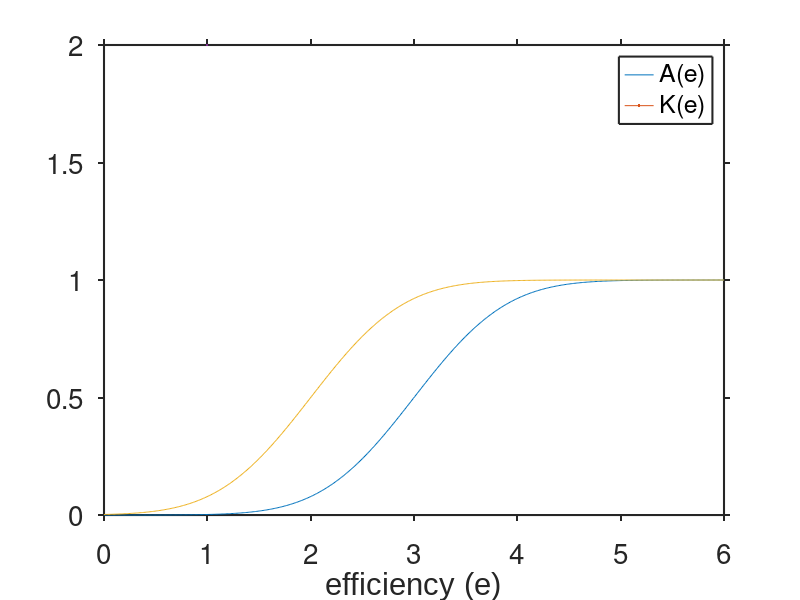
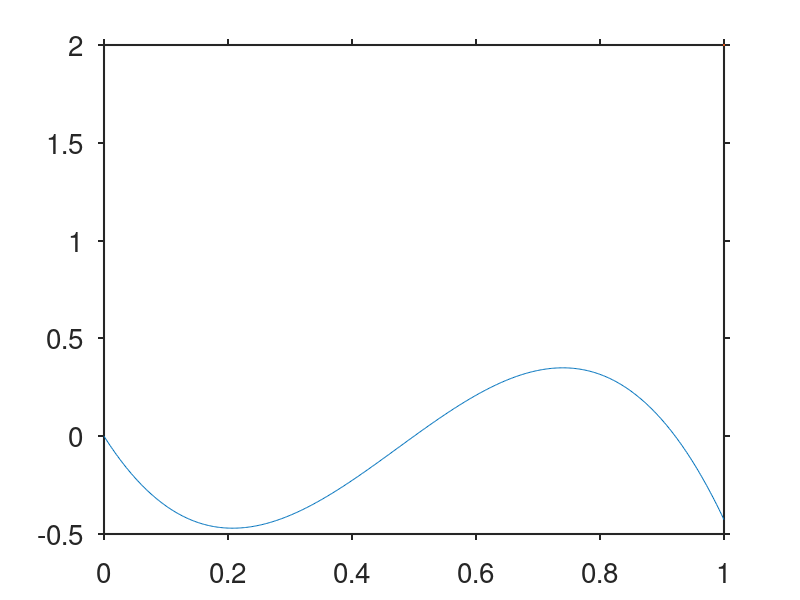

MATLAB code for these plots, in order: (Note: this script raises an error after producing the figures.)
%%Alice Henman%%
%%Chapter 3 Evolutionary Suicide%%
%%Classifying singular strategies%%

%%Default graphing layout from Dennis
set(0,'defaultTextFontName', 'Arial');
set(0,'defaultaxesfontsize', 20); % 25 for 1X3, 20 for 1X2 figures
%set(0,'defaultLegendInterpreter','latex');
set(0,'defaultAxesTickLabelInterpreter','none');
set(0,'defaulttextinterpreter','none');
set(0,'defaultAxesXGrid','off');
set(0,'defaultAxesYGrid','off');
set(0,'defaultAxesTickDir','out');
set(0,'defaultAxesLineWidth',1.5);

%% error function A and K
a=3;
b=2;
e=linspace(0,6,500);
figure;
plot(e,(erf(e-a)+1)/2,LineWidth=2);
hold on;
plot(e,(erf(e-b)+1)/2,LineWidth=2);
xlabel('efficiency (e)')
legend('A(e)','K(e)');

%% Allee Population model

r=5;
A = @(e) (erf(e-a)+1)/2;
K = @(e) (erf(e-b)+1)/2;
e=3;

Ndot = @(N,e) r*N.*(N/A(e)-1).*(1-N/K(e));

figure;
N=linspace(0,1,500);
plot(N,Ndot(N,e), LineWidth=2); %plots dN/dt by N
hold on;
xlabel('\textsf{Population Density} ($N$)',Interpreter='latex');
ylabel('$\frac{dN}{dt}$', Interpreter='latex',Rotation=0,FontSize=25);
yline(0);                       %x-axis
%adds A and K to x-axis
%xtickVals = unique([0 : 0.2 : 1, A(e),K(e)]);
%xtickLabs = compose('%.3g',xtickVals);
%xtickLabs(ismembertol(xtickVals,A(e))) = {'A'};
%xtickLabs(ismembertol(xtickVals,K(e))) = {'K'};
%set(gca,'xtick', xtickVals, 'xticklabel', xtickLabs, 'xlim', [min(xtickVals),max(xtickVals)])
A=xline(A(e),'r--','DisplayName', sprintf('A(e) = %.3f',A(e)));
K=xline(K(e),'r-.','DisplayName', sprintf('K(e) = %.3f',K(e)));
legend([A K],'Location','southwest')
%plot(0,0,'k.',K(e),0,'k.',MarkerSize=25);
%plot(A(e),0,'ko',MarkerSize=10,LineWidth=1.2);

%% Evolution of resident and mutant population in time

A = @(e) (erf(e-a)+1)/2;
K = @(e) (erf(e-b)+1)/2;

function Afun= Afun(e,a)
Afun = (erf(e-a)+1)/2;
end
function Kfun= Kfun(e,b)
Kfun = (erf(e-b)+1)/2;
end
x=4.5; % resident trait
y=x+0.1*rand; % mutant trait
N0=Kfun(x,b);
tspan = [0 5000000];

%ODEs for time evolution of population
function Xdot = Xdot(N,M,x,r,a,b)
    Xdot = r*N.*((N+M)/Afun(x,a)-1).*(1-(N+M)/Kfun(x,b));
end

function Ydot = Ydot(N,M,y,r,a,b)
    Ydot = r*M.*((N+M)/Afun(y,a)-1).*(1-(N+M)/Kfun(y,b));
end

function ddt = odefcn(n,x,y,r,a,b)
N = n(1);
M = n(2);
ddt = zeros(2,1); % Initialize the derivative vector
    ddt(1) = Xdot(N,M,x,r,a,b); % resident population
    ddt(2) = Ydot(N,M,y,r,a,b); % mutant population density
end
n0 = [N0,0.01]; %initial values, mutant population initially small
[t,n] = ode45(@(t,n) odefcn(n,x,y,r,a,b) , tspan, n0);
%[t1,n1] = ode45(@(t1,n1) odefcn(n1,x,y,r,a,b) , [40001 50000], [n(end,1) n(end,2)-0.005]);

%T=[t;t1];
%N=abs([n;n1]);

figure;
plot(t,abs(n(:,1)),'-' ,t,abs(n(:,2)),'--',LineWidth=2.5);
%plot(T,abs(N(:,1)),'-' ,T,abs(N(:,2)),'--',LineWidth=2.5);
xlabel('Time');
ylabel('Population density');
legend(sprintf('N_x, x = %.2f',x),sprintf('N_y, y = %.2f',y),'Location','northwest');

%% PIP

%Invasion fitness
f = @(x,y) r*(K(x)./A(y)-1).*(1-K(x)./K(y));

y = linspace(0,6,500);
[X,Y] = meshgrid(y, y);
F = f(X,Y);

figure
hold on
% PIP
contourf(X,Y,F>0,1,'LineStyle','none')
contour(X,Y,F,[0 0],'k','LineWidth',2) %black line for f=0
colormap([1 1 1; 0.6 0.9 0.3]); %green for f>0 white for f<0
xlabel('$\textsf{Resident trait value}$ ($x$)','Interpreter','latex','FontSize',20);
ylabel('$\textsf{Mutant trait value}$ ($y$)','Interpreter','latex','FontSize',20);
%text(0.75,0.25,'-','HorizontalAlignment','right','VerticalAlignment','bottom','FontSize',50);
%text(0.25,0.75,'+','HorizontalAlignment','left','VerticalAlignment','top','FontSize',50);
p1 = patch(NaN, NaN, [0.6 0.9 0.3]);  % green block for s>0
p2 = patch(NaN, NaN, [1 1 1]);  % gray block for s<0
hZero = plot(NaN, NaN, 'k-', 'LineWidth', 2);  % black line for s=0

legend([p1 p2 hZero], {'f_x(y)>0 region', 'f_x(y)<0 region', 'f_x(y)=0 contour'});
%title(['PIP for σ_{α} = ',num2str(sigma)],'Interpreter','tex');

axis equal
box on

%% PIP with trait substitution sequence added

% Parameters
n_steps = 500; % number of mutations
step_size = 0.15;
initial_trait = 1;%x;

% Trait values and meshgrid
traits = linspace(0,6,2000);
[X,Y] = meshgrid(traits, traits);

% Simulate TSS
[residents, mutants] = simulate_tss_single_mutant(initial_trait, n_steps, step_size, traits, f);

% Compute PIP
F = f(X,Y);

% Plot PIP and TSS
figure;
hold on;
contourf(X,Y,F>0,1,'LineStyle','none');
contour(X,Y,F,[0 0],'k','LineWidth',2); %black line for f=0
colormap([1 1 1; 0.6 0.9 0.3]); %green for f>0 white for f<0

scatter(residents(1), residents(1), 250, 'k','filled',...
    'MarkerEdgeColor','k'); %plots initial value in black
scatter(residents(1:end-1), mutants, 110,'filled'); % Mutant steps
scatter(residents(2:end), residents(2:end), 110,'filled'); % Resident steps
scatter(residents(end), residents(end), 180, 'red','filled',...
    'MarkerEdgeColor','k');
xlabel('$\textsf{Resident trait value}$ ($x$)','Interpreter','latex');
ylabel('$\textsf{Mutant trait value}$ ($y$)','Interpreter','latex');
%title('Trait Substitution Sequence on Pairwise Invasibility Plot');
legend('','','Starting trait value','Mutant trait','Resident trait', ...
    'final trait value','Location','northwest');
axis equal;
hold off;

% Compute the PIP
function [residents, mutants] = simulate_tss_single_mutant(initial_trait, n_steps, step_size, traits, f)
    residents = zeros(n_steps+1, 1);
    mutants = zeros(n_steps, 1);
    residents(1) = initial_trait;
    for i = 1:n_steps
        res = residents(i);
        % Generate a single candidate mutant nearby
        mut = res + (2*rand-1) * step_size;
        mut = min(max(mut, traits(1)), traits(end));%makes sure mutant value is in range of the trait values
        mutants(i) = mut;
        % If mutant is successful, update resident; else, resident doesn't change
        if f(res, mut) > 0
            residents(i+1) = mut;
        else
            residents(i+1) = res;
        end
    end
end

%% Resource consumer model
tspan=[0 50];
function dNdt = dNdt(N,R,d,f,s)
    dNdt = N*(f*s*R-d);
end

function dRdt = dRdt(N,R,a,b,c,s)
    dRdt = R*(a*R/(1+R)-b-c*R-s*N);
end

function ddt = odefcn1(n,a,b,c,d,f,s)
N = n(1);
R = n(2);
ddt = zeros(2,1); % Initialize the derivative vector
    ddt(1) = dNdt(N,R,d,f,s); % resident population
    ddt(2) = dRdt(N,R,a,b,c,s); % mutant population density
end
n0 = [5,1]; %initial values, mutant population initially small
[t,n] = ode45(@(t,n) odefcn1(n,a,b,c,d,f,s) , tspan, n0);

figure;
plot(n(:,1),n(:,2),LineWidth=2.5);
xlabel('Consumer population density (N)');
ylabel('Resource population density (R)');
%legend(sprintf('N_x, x = %.2f',x),sprintf('N_y, y = %.2f',y),'Location','northwest');
